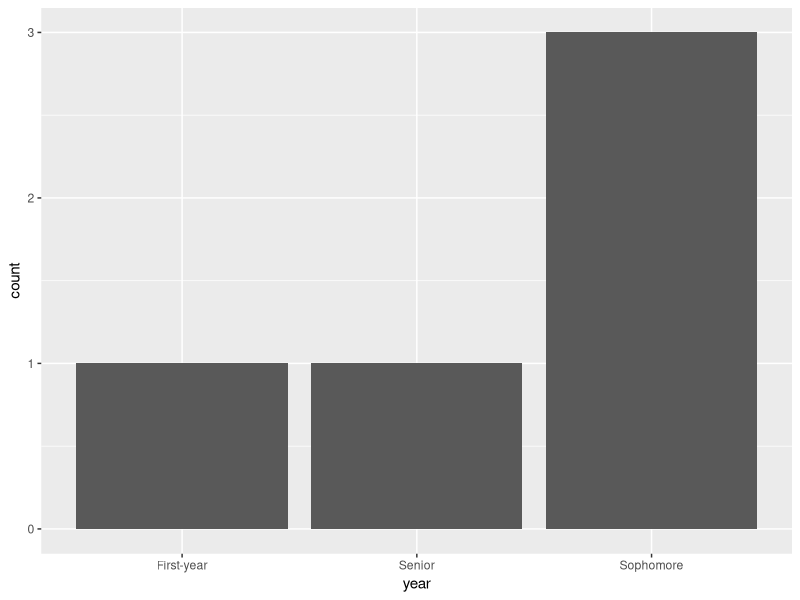
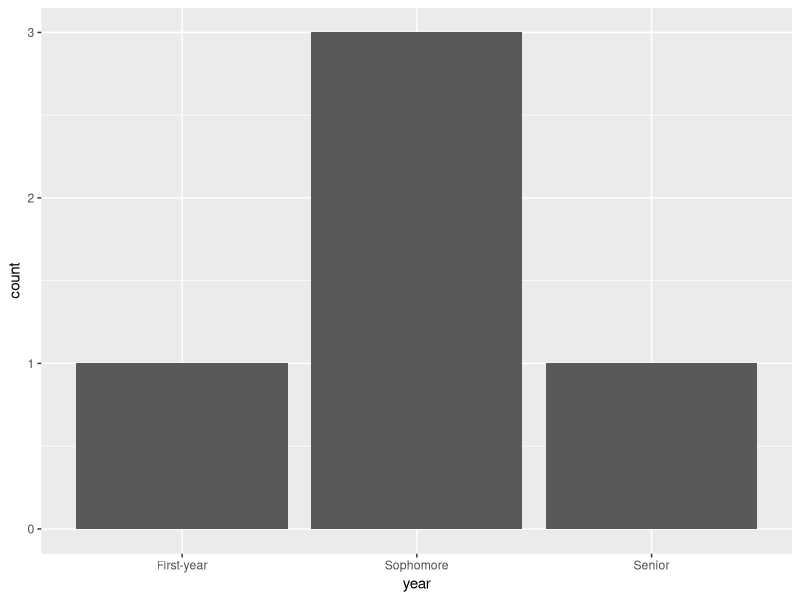

Source code (R) for these figures, in order:
## ---- chunk 1
#| include: false
todays_ae <- "ae-07-taxes-join"
## ---- chunk 2
#| include: false
library(tidyverse)
students <- read_csv("data/STA 199 - Data collection 2024-09-24 (Responses) - Form Responses 1.csv")
## ---- chunk 3
students
## ---- chunk 4
students <- students |>
  rename(
    tue_classes = `How many classes do you have on Tuesdays?`,
    year = `What year are you?`
  )
## ---- chunk 5
students
## ---- chunk 6
typeof(TRUE)
## ---- chunk 7
typeof("First-year")
## ---- chunk 8
typeof(2.5)
typeof(3)
## ---- chunk 9
typeof(3L)
typeof(1:3)
## ---- chunk 10
c(1, 2, 3)
## ---- chunk 11
c("Hello", "World!")
## ---- chunk 12
c(c("hi", "hello"), c("bye", "jello"))
## ---- chunk 13
x <- 1:3
x
typeof(x)
## ---- chunk 14
y <- as.character(x)
y
typeof(y)
## ---- chunk 15
x <- c(TRUE, FALSE)
x
typeof(x)
## ---- chunk 16
y <- as.numeric(x)
y
typeof(y)
## ---- chunk 17
c(2, "Just this one!")
## ---- chunk 18
c(FALSE, 3L)
## ---- chunk 19
c(1.2, 3L)
## ---- chunk 20
c(2L, "two")
## ---- chunk 21
class_years <- factor(
  c(
    "First-year", "Sophomore", "Sophomore", "Senior", "Junior"
    )
  )
class_years
## ---- chunk 22
typeof(class_years)
## ---- chunk 23
class(class_years)
## ---- chunk 24
glimpse(class_years)
## ---- chunk 25
as.integer(class_years)
## ---- chunk 26
today <- as.Date("2024-09-24")
today
## ---- chunk 27
typeof(today)
## ---- chunk 28
class(today)
## ---- chunk 29
as.integer(today)
## ---- chunk 30
as.integer(today) / 365 # roughly 55 yrs
## ---- chunk 31
df <- data.frame(x = 1:2, y = 3:4)
df
## ---- chunk 32
typeof(df)
## ---- chunk 33
class(df)
## ---- chunk 34
#| code-line-numbers: "|2|3|4"
l <- list(
  x = 1:4,
  y = c("hi", "hello", "jello"),
  z = c(TRUE, FALSE)
)
l
## ---- chunk 35
df
## ---- chunk 36
df |>
  pull(y)
## ---- chunk 37
#| message: false
students
## ---- chunk 38
#| out-width: 100%
#| fig-width: 7
#| fig-asp: 0.5
ggplot(students, mapping = aes(x = year)) +
  geom_bar()
## ---- chunk 39
#| code-line-numbers: "|2"
#| out-width: 100%
#| fig-width: 7
#| fig-asp: 0.5
students |>
  mutate(year = fct_relevel(year, "First-year", "Sophomore", "Junior", "Senior")) |>
  ggplot(mapping = aes(x = year)) +
  geom_bar()
